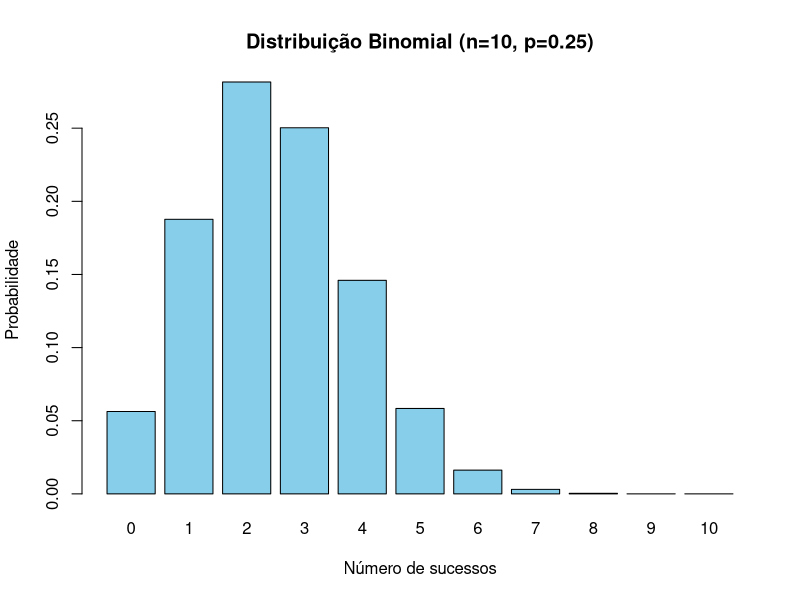
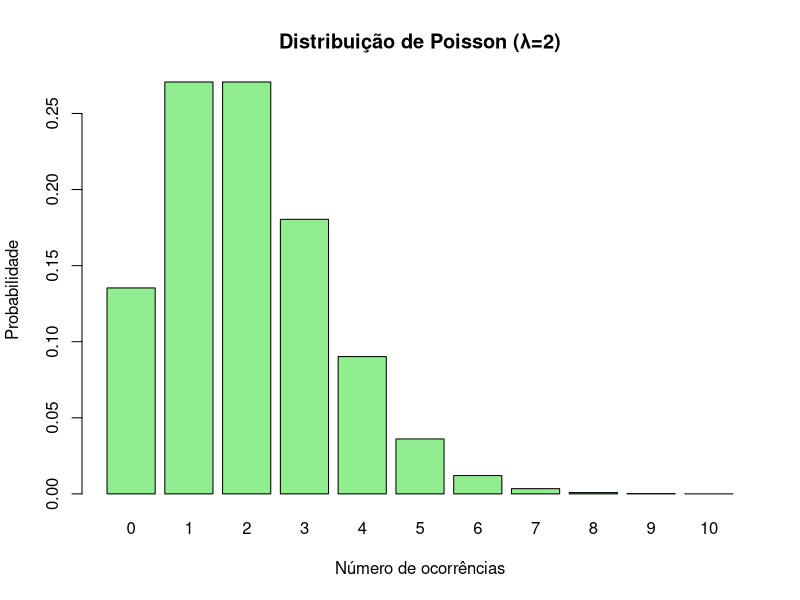
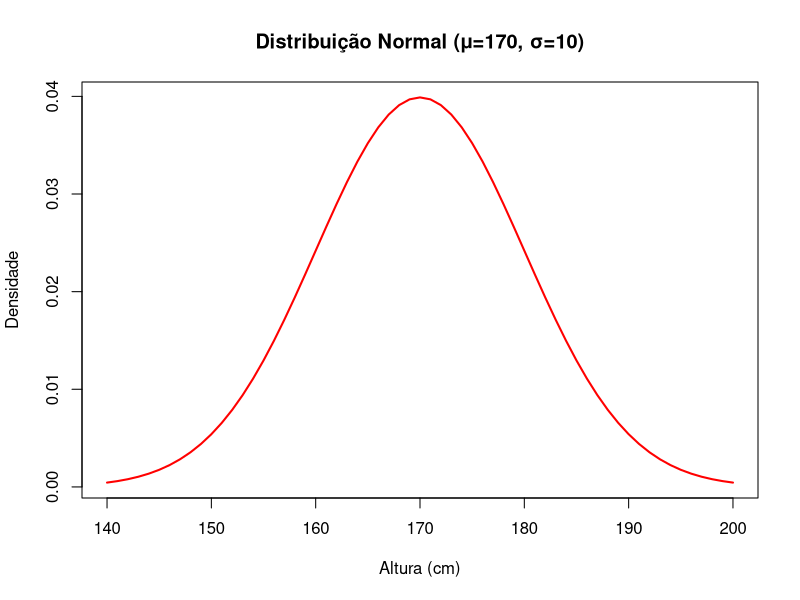

The R source for these figures, in order:
## ---- chunk 1
dbinom(3, size = 10, prob = 0.25)
## ---- chunk 2
x <- 0:10
y <- dbinom(x, size = 10, prob = 0.25)
barplot(y, names.arg = x, main = "Distribuição Binomial (n=10, p=0.25)",
        xlab = "Número de sucessos", ylab = "Probabilidade", col = "skyblue")
## ---- chunk 3
dpois(3, lambda = 2)
## ---- chunk 4
x <- 0:10
y <- dpois(x, lambda = 2)
barplot(y, names.arg = x, main = "Distribuição de Poisson (λ=2)",
        xlab = "Número de ocorrências", ylab = "Probabilidade", col = "lightgreen")
## ---- chunk 5
pnorm(180, mean = 170, sd = 10) - pnorm(160, mean = 170, sd = 10)
## ---- chunk 6
x <- seq(140, 200, by = 1)
y <- dnorm(x, mean = 170, sd = 10)
plot(x, y, type = "l", main = "Distribuição Normal (μ=170, σ=10)",
     xlab = "Altura (cm)", ylab = "Densidade", col = "red", lwd = 2)
## ---- chunk 7
dbinom(3, size = 10, prob = 0.25)
## ---- chunk 8
dpois(3, lambda = 2)
## ---- chunk 9
pnorm(180, mean = 170, sd = 10) - pnorm(160, mean = 170, sd = 10)
